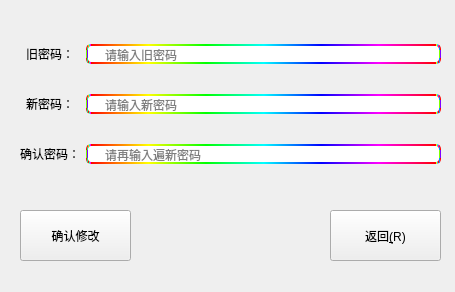
<?xml version="1.0" encoding="UTF-8"?>
<ui version="4.0">
 <class>airLifeWidget::PasswordModifier</class>
 <widget class="QWidget" name="airLifeWidget::PasswordModifier">
  <property name="geometry">
   <rect>
    <x>0</x>
    <y>0</y>
    <width>455</width>
    <height>292</height>
   </rect>
  </property>
  <property name="minimumSize">
   <size>
    <width>455</width>
    <height>292</height>
   </size>
  </property>
  <property name="maximumSize">
   <size>
    <width>455</width>
    <height>292</height>
   </size>
  </property>
  <property name="windowTitle">
   <string>密码修改</string>
  </property>
  <widget class="QPushButton" name="airLifeBackPushButton">
   <property name="geometry">
    <rect>
     <x>330</x>
     <y>210</y>
     <width>111</width>
     <height>51</height>
    </rect>
   </property>
   <property name="text">
    <string>返回&amp;(R)</string>
   </property>
  </widget>
  <widget class="QWidget" name="gridLayoutWidget">
   <property name="geometry">
    <rect>
     <x>20</x>
     <y>20</y>
     <width>421</width>
     <height>171</height>
    </rect>
   </property>
   <layout class="QGridLayout" name="gridLayout">
    <item row="1" column="1">
     <widget class="QLineEdit" name="new_pas_inp">
      <property name="styleSheet">
       <string notr="true">border-radius:5px;
border:2px solid qlineargradient(spread:pad, x1:0, y1:0, x2:1, y2:0, stop:0 rgba(255, 0, 0, 255), stop:0.166 rgba(255, 255, 0, 255), stop:0.333 rgba(0, 255, 0, 255), stop:0.5 rgba(0, 255, 255, 255), stop:0.666 rgba(0, 0, 255, 255), stop:0.833 rgba(255, 0, 255, 255), stop:1 rgba(255, 0, 0, 255));
background: url(:/Icon/airLifeLockS.ico) no-repeat left center ; padding-left: 15px;



</string>
      </property>
      <property name="maxLength">
       <number>25</number>
      </property>
      <property name="echoMode">
       <enum>QLineEdit::PasswordEchoOnEdit</enum>
      </property>
      <property name="placeholderText">
       <string>请输入新密码</string>
      </property>
     </widget>
    </item>
    <item row="2" column="0">
     <widget class="QLabel" name="new_pas_lab_ack">
      <property name="layoutDirection">
       <enum>Qt::LeftToRight</enum>
      </property>
      <property name="text">
       <string>确认密码：</string>
      </property>
      <property name="alignment">
       <set>Qt::AlignCenter</set>
      </property>
     </widget>
    </item>
    <item row="1" column="0">
     <widget class="QLabel" name="new_pas_lab">
      <property name="layoutDirection">
       <enum>Qt::LeftToRight</enum>
      </property>
      <property name="text">
       <string>新密码：</string>
      </property>
      <property name="alignment">
       <set>Qt::AlignCenter</set>
      </property>
     </widget>
    </item>
    <item row="0" column="1">
     <widget class="QLineEdit" name="old_pas_inp">
      <property name="styleSheet">
       <string notr="true">border-radius:5px;
border:2px solid qlineargradient(spread:pad, x1:0, y1:0, x2:1, y2:0, stop:0 rgba(255, 0, 0, 255), stop:0.166 rgba(255, 255, 0, 255), stop:0.333 rgba(0, 255, 0, 255), stop:0.5 rgba(0, 255, 255, 255), stop:0.666 rgba(0, 0, 255, 255), stop:0.833 rgba(255, 0, 255, 255), stop:1 rgba(255, 0, 0, 255));
background: url(:/Icon/airLifeLockS.ico) no-repeat left center ; padding-left: 15px;



</string>
      </property>
      <property name="maxLength">
       <number>25</number>
      </property>
      <property name="echoMode">
       <enum>QLineEdit::PasswordEchoOnEdit</enum>
      </property>
      <property name="placeholderText">
       <string>请输入旧密码</string>
      </property>
     </widget>
    </item>
    <item row="0" column="0">
     <widget class="QLabel" name="old_pas_lab">
      <property name="layoutDirection">
       <enum>Qt::LeftToRight</enum>
      </property>
      <property name="text">
       <string>旧密码：</string>
      </property>
      <property name="alignment">
       <set>Qt::AlignCenter</set>
      </property>
     </widget>
    </item>
    <item row="2" column="1">
     <widget class="QLineEdit" name="new_pas_inp_ack">
      <property name="styleSheet">
       <string notr="true">border-radius:5px;
border:2px solid qlineargradient(spread:pad, x1:0, y1:0, x2:1, y2:0, stop:0 rgba(255, 0, 0, 255), stop:0.166 rgba(255, 255, 0, 255), stop:0.333 rgba(0, 255, 0, 255), stop:0.5 rgba(0, 255, 255, 255), stop:0.666 rgba(0, 0, 255, 255), stop:0.833 rgba(255, 0, 255, 255), stop:1 rgba(255, 0, 0, 255));
background: url(:/Icon/airLifeLockS.ico) no-repeat left center ; padding-left: 15px;</string>
      </property>
      <property name="maxLength">
       <number>25</number>
      </property>
      <property name="echoMode">
       <enum>QLineEdit::PasswordEchoOnEdit</enum>
      </property>
      <property name="placeholderText">
       <string>请再输入遍新密码</string>
      </property>
     </widget>
    </item>
   </layout>
  </widget>
  <widget class="QPushButton" name="airLifeAcknowledgedPushButton">
   <property name="geometry">
    <rect>
     <x>20</x>
     <y>210</y>
     <width>111</width>
     <height>51</height>
    </rect>
   </property>
   <property name="text">
    <string>确认修改</string>
   </property>
  </widget>
 </widget>
 <resources/>
 <connections/>
</ui>
